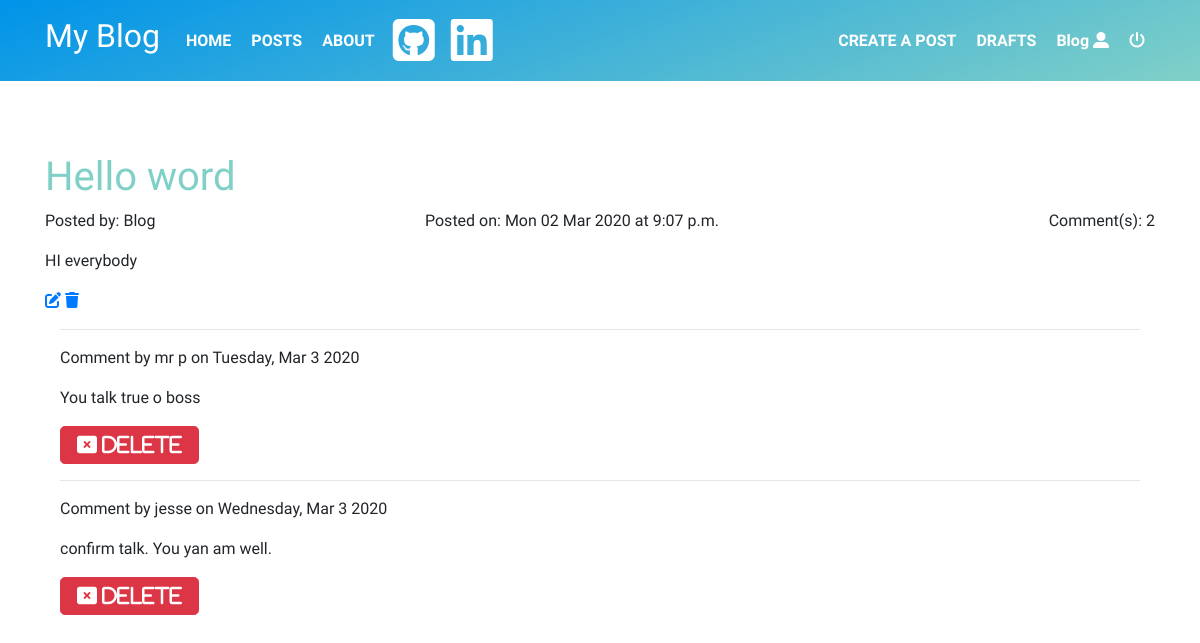
Page //post/1/ (signed in) on the committed database.
### blog/models.py (models this page shows, shortened)
class Post(models.Model):
    author = models.ForeignKey(User, on_delete=models.CASCADE)
    alias = models.CharField(max_length=50, null=True)
    title = models.CharField(max_length=100)
    text = models.TextField()
    created_date = models.DateTimeField(default=timezone.now)
    published_date = models.DateTimeField(null=True)
    def approved_comments(self):
        return self.comments.filter(approved_comment=True)

class Comment(models.Model):
    post = models.ForeignKey(Post, related_name='comments', on_delete=models.CASCADE)
    author = models.CharField(max_length=20)
    text = models.TextField()
    created_date = models.DateTimeField(default=timezone.now)
    approved_comment = models.BooleanField(default=False)

### blog/views.py (the view)
class PostDetailView(DetailView):
    model = Post

### blog/templates/blog/post_detail.html (shortened to what this page needs)
{%  extends 'blog/base.html' %}
{% block content %}
<div>
    <div>
        <h1 class="customtext"><a href="{% url 'post_detail' pk=post.pk %}">{{post.title}}</a></h1>
    </div>
    <div class="row">
        <div class="col-md-4">
            <p>Posted by: {{post.author|title}}</p>
        </div>
        <div class="col-md-4">
            {% if post.published_date %}
                <p>Posted on: {{post.published_date|date:"D d M Y"}} at {{post.published_date|time:"g:i a"}}</p>
            {% else %}
                <p>This Post has not yet been published</p>
            {% endif %}
        </div>
        <div class="col-md-4" align="right">
            {% if post.published_date %}
                    {% if post.approved_comments %}
                        <p>Comment(s): {{post.approved_comments.count}}</p>
                    {% else %}
                        <p>No Comments</p>
                    {% endif %}
            {% endif %}
        </div>
    </div>
        <div>
            <p>{{post.text|safe}}</p>
        </div>
        <div>
            {% if user.username == post.alias %}
                {% if post.published_date %}
                    <a href="{% url 'editpost' pk=post.pk %}"><i class="fas fa-edit"></i></a>
                    <a href="{% url 'deletepost' pk=post.pk %}"><i class="fas fa-trash"></i></a>
                {% endif %}
            {% else %}
                <a href="{% url 'add_comment_to_post' pk=post.pk %}"><input type="button" value="COMMENT" class="btn btn-warning btn-lg"></a>
            {% endif %}
        </div>
        <div class="container">
            {% if user.is_authenticated and post.alias == user.username %}
                {% if post.comments %}
                    {% for comment in post.comments.all %}
                        {% if comment.approved_comment == False %}
                            <hr>
                            <p>Comment by {{comment.author}} on {{comment.created_date|date:"l, M n Y"}}</p>
                            <p>{{comment.text|safe}}</p>
                            <a href="{% url 'approve_comment' pk=comment.pk %}"><i class="fas fa-check btn btn-secondary btn-lg">APPROVE</i></a>
                            <a href="{% url 'delete_comment' pk=comment.pk %}"><i class="fas fa-window-close btn btn-danger btn-lg">REJECT</i></a>
                        {% elif comment.approved_comment == True %}
                            <hr>
                            <p>Comment by {{comment.author}} on {{comment.created_date|date:"l, M n Y"}}</p>
                            <p>{{comment.text|safe}}</p>
                            <a href="{% url 'delete_comment' pk=comment.pk %}"><i class="fas fa-window-close btn btn-danger btn-lg"> DELETE</i></a>
                        {% endif %}
                    {% endfor %}
                {% else %}
                    <p>No comments</p>
                {% endif %}
            {% endif %}
        </div>
    </div>
</div>
{% endblock %}

### blog/templates/blog/base.html (shortened to what this page needs)
<!DOCTYPE html>
{% load static %}
<html lang="en">
<head>
    <link rel="stylesheet" href="https://stackpath.bootstrapcdn.com/bootstrap/4.4.1/css/bootstrap.min.css">
    <link rel="stylesheet" href="{% static "css/blog.css" %}">
</head>
<body class="fonty">
    <nav class="navbar sticky-top navbar-expand-lg navbar-dark customnav" id="nav_bar">
        <div class="container">
            <a class="navbar-brand" href="{% url 'index' %}"><h2>My Blog</h2></a>
            <div class="collapse navbar-collapse" id="navbarSupportedContent">
                <ul class="navbar-nav menu">
                    <li class="nav-item">
                        <a class="nav-link" href="{% url 'index' %}" {% block home %}{% endblock %}><strong>HOME</strong></a>
                    </li>
                    <li class="nav-item">
                        <a class="nav-link" href="{% url 'post_list' %}" {% block posts %}{% endblock %}><strong>POSTS</strong></a>
                    </li>
                    <li class="nav-item">
                        <a class="nav-link" href="{% url 'about' %}" {% block about %}{% endblock %}><strong>ABOUT</strong></a>
                    </li>
                </ul>
                <ul class="navbar-nav portfolio">
                    <li class="nav-item">
                        <a class="nav-link" href="https://www.github.com" target="_blank"><strong><i class="fab fa-github-square fa-3x" id="rotate"></i></strong></a>
                    </li>
                    <li class="nav-item">
                        <a class="nav-link" href="https://www.linkedin.com" target="_blank"><strong><i class="fab fa-linkedin fa-3x" id="rotate"></i></strong></a>
                    </li>
                </ul>
                <ul class="navbar-nav menu ml-auto">
                {% if user.is_authenticated %}
                    <li class="nav-item">
                        <a class="nav-link" href="{% url 'createpost' %}"><strong>CREATE A POST</strong></a>
                    </li>
                    <li class="nav-item">
                        <a class="nav-link" href="{% url 'drafts' %}" {% block drafts %}{% endblock %}><strong>DRAFTS</strong></a>
                    </li>
                    <li class="nav-item">
                        <a class="nav-link" href="{% url 'profile' %}" {% block profile %}{% endblock %}><strong>{{user.username|title}} <i class="fas fa-user-alt"></i></strong></a>
                    </li>
                    <li class="nav-item logout">
                        <a class="nav-link" href="{% url 'logout' %}"><strong><i class="fas fa-power-off"></i></strong></a>
                    </li>
                {% endif %}
                </ul>
            </div>
        </div>
    </nav>
    <br><br><br>
    <div class="container">
        {% block content %}
        {% endblock %}
</body>
</html>

### blog/static/css/blog.css (style rules this page uses)
.navbar-dark .navbar-nav .nav-link { color:rgb(255, 255, 255); border-radius: 6px; margin-left: 2px; margin-right: 2px; }
.navbar-dark .portfolio .nav-link { transition: 0.70s; -webkit-transition: 0.70s; -moz-transition: 0.70s; -ms-transition: 0.70s; -o-transition: 0.70s; display: block; margin-right: auto; margin-left: auto; display: inline-block; }
.fonty { font-family: 'Sirin Stencil', sans-serif; }
.customnav { background-color: #0093E9; background-image: linear-gradient(160deg, #0093E9 0%, #80D0C7 100%); }
.customtext { background: radial-gradient(circle, rgba(0,147,233,1) 0%, rgba(128,208,199,1) 25%); -webkit-background-clip: text; -webkit-text-fill-color: transparent; }

### rows in the picture
Post: title "Hello word", author "Blog", published_date "Mon 02 Mar 2020", published_date "9:07 p.m.", approved_comments.count "2", text "HI everybody"
Comment: author "mr p", created_date "Tuesday, Mar 3 2020", text "You talk true o boss"
Comment: author "jesse", created_date "Wednesday, Mar 3 2020", text "confirm talk. You yan am well."

### other values in the picture
{{ user.username|title }} "Blog"
